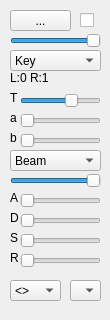
<?xml version="1.0" encoding="UTF-8"?>
<ui version="4.0">
 <class>Form</class>
 <widget class="QWidget" name="Form">
  <property name="geometry">
   <rect>
    <x>0</x>
    <y>0</y>
    <width>110</width>
    <height>320</height>
   </rect>
  </property>
  <property name="minimumSize">
   <size>
    <width>110</width>
    <height>320</height>
   </size>
  </property>
  <property name="windowTitle">
   <string>Form</string>
  </property>
  <widget class="QComboBox" name="cb_gen">
   <property name="geometry">
    <rect>
     <x>10</x>
     <y>50</y>
     <width>91</width>
     <height>21</height>
    </rect>
   </property>
   <item>
    <property name="text">
     <string>Key</string>
    </property>
   </item>
  </widget>
  <widget class="QComboBox" name="cb_voice">
   <property name="geometry">
    <rect>
     <x>10</x>
     <y>150</y>
     <width>91</width>
     <height>21</height>
    </rect>
   </property>
   <item>
    <property name="text">
     <string>Beam</string>
    </property>
   </item>
  </widget>
  <widget class="QComboBox" name="cb_map">
   <property name="geometry">
    <rect>
     <x>10</x>
     <y>280</y>
     <width>51</width>
     <height>21</height>
    </rect>
   </property>
   <property name="sizePolicy">
    <sizepolicy hsizetype="Preferred" vsizetype="Fixed">
     <horstretch>0</horstretch>
     <verstretch>0</verstretch>
    </sizepolicy>
   </property>
   <item>
    <property name="text">
     <string>&lt;&gt;</string>
    </property>
   </item>
   <item>
    <property name="text">
     <string>E E</string>
    </property>
   </item>
   <item>
    <property name="text">
     <string>E Ǝ</string>
    </property>
   </item>
   <item>
    <property name="text">
     <string>E  </string>
    </property>
   </item>
   <item>
    <property name="text">
     <string>   E</string>
    </property>
   </item>
  </widget>
  <widget class="QSlider" name="env_a">
   <property name="geometry">
    <rect>
     <x>20</x>
     <y>190</y>
     <width>81</width>
     <height>21</height>
    </rect>
   </property>
   <property name="maximum">
    <number>127</number>
   </property>
   <property name="orientation">
    <enum>Qt::Horizontal</enum>
   </property>
   <property name="invertedAppearance">
    <bool>false</bool>
   </property>
   <property name="invertedControls">
    <bool>false</bool>
   </property>
  </widget>
  <widget class="QSlider" name="env_d">
   <property name="geometry">
    <rect>
     <x>20</x>
     <y>210</y>
     <width>81</width>
     <height>21</height>
    </rect>
   </property>
   <property name="maximum">
    <number>127</number>
   </property>
   <property name="orientation">
    <enum>Qt::Horizontal</enum>
   </property>
  </widget>
  <widget class="QSlider" name="env_s">
   <property name="geometry">
    <rect>
     <x>20</x>
     <y>230</y>
     <width>81</width>
     <height>21</height>
    </rect>
   </property>
   <property name="maximum">
    <number>127</number>
   </property>
   <property name="orientation">
    <enum>Qt::Horizontal</enum>
   </property>
  </widget>
  <widget class="QSlider" name="env_r">
   <property name="geometry">
    <rect>
     <x>20</x>
     <y>250</y>
     <width>81</width>
     <height>21</height>
    </rect>
   </property>
   <property name="maximum">
    <number>127</number>
   </property>
   <property name="orientation">
    <enum>Qt::Horizontal</enum>
   </property>
  </widget>
  <widget class="QLabel" name="label">
   <property name="geometry">
    <rect>
     <x>10</x>
     <y>190</y>
     <width>16</width>
     <height>16</height>
    </rect>
   </property>
   <property name="text">
    <string>A</string>
   </property>
  </widget>
  <widget class="QLabel" name="label_2">
   <property name="geometry">
    <rect>
     <x>10</x>
     <y>210</y>
     <width>16</width>
     <height>16</height>
    </rect>
   </property>
   <property name="text">
    <string>D</string>
   </property>
  </widget>
  <widget class="QLabel" name="label_3">
   <property name="geometry">
    <rect>
     <x>10</x>
     <y>230</y>
     <width>16</width>
     <height>16</height>
    </rect>
   </property>
   <property name="text">
    <string>S</string>
   </property>
  </widget>
  <widget class="QLabel" name="label_4">
   <property name="geometry">
    <rect>
     <x>10</x>
     <y>250</y>
     <width>16</width>
     <height>16</height>
    </rect>
   </property>
   <property name="text">
    <string>R</string>
   </property>
  </widget>
  <widget class="QSlider" name="gen_p2">
   <property name="geometry">
    <rect>
     <x>20</x>
     <y>130</y>
     <width>81</width>
     <height>21</height>
    </rect>
   </property>
   <property name="maximum">
    <number>127</number>
   </property>
   <property name="orientation">
    <enum>Qt::Horizontal</enum>
   </property>
  </widget>
  <widget class="QLabel" name="label_5">
   <property name="geometry">
    <rect>
     <x>10</x>
     <y>110</y>
     <width>16</width>
     <height>16</height>
    </rect>
   </property>
   <property name="text">
    <string>a</string>
   </property>
  </widget>
  <widget class="QLabel" name="label_6">
   <property name="geometry">
    <rect>
     <x>10</x>
     <y>90</y>
     <width>16</width>
     <height>16</height>
    </rect>
   </property>
   <property name="text">
    <string>T</string>
   </property>
  </widget>
  <widget class="QSlider" name="timebase">
   <property name="geometry">
    <rect>
     <x>20</x>
     <y>90</y>
     <width>81</width>
     <height>21</height>
    </rect>
   </property>
   <property name="minimum">
    <number>-6</number>
   </property>
   <property name="maximum">
    <number>3</number>
   </property>
   <property name="orientation">
    <enum>Qt::Horizontal</enum>
   </property>
   <property name="invertedAppearance">
    <bool>false</bool>
   </property>
   <property name="invertedControls">
    <bool>false</bool>
   </property>
  </widget>
  <widget class="QLabel" name="gen_status">
   <property name="geometry">
    <rect>
     <x>10</x>
     <y>70</y>
     <width>91</width>
     <height>16</height>
    </rect>
   </property>
   <property name="text">
    <string>L:0 R:1</string>
   </property>
  </widget>
  <widget class="QToolButton" name="pb_active">
   <property name="geometry">
    <rect>
     <x>10</x>
     <y>10</y>
     <width>61</width>
     <height>21</height>
    </rect>
   </property>
   <property name="text">
    <string>...</string>
   </property>
   <property name="checkable">
    <bool>true</bool>
   </property>
  </widget>
  <widget class="QCheckBox" name="ck_sticky">
   <property name="geometry">
    <rect>
     <x>80</x>
     <y>10</y>
     <width>31</width>
     <height>21</height>
    </rect>
   </property>
   <property name="text">
    <string/>
   </property>
  </widget>
  <widget class="QComboBox" name="cb_color">
   <property name="geometry">
    <rect>
     <x>70</x>
     <y>280</y>
     <width>31</width>
     <height>21</height>
    </rect>
   </property>
   <property name="maxVisibleItems">
    <number>16</number>
   </property>
  </widget>
  <widget class="QSlider" name="gen_p">
   <property name="geometry">
    <rect>
     <x>20</x>
     <y>110</y>
     <width>81</width>
     <height>21</height>
    </rect>
   </property>
   <property name="maximum">
    <number>127</number>
   </property>
   <property name="orientation">
    <enum>Qt::Horizontal</enum>
   </property>
  </widget>
  <widget class="QLabel" name="label_7">
   <property name="geometry">
    <rect>
     <x>10</x>
     <y>130</y>
     <width>16</width>
     <height>16</height>
    </rect>
   </property>
   <property name="text">
    <string>b</string>
   </property>
  </widget>
  <widget class="QSlider" name="fader">
   <property name="geometry">
    <rect>
     <x>10</x>
     <y>30</y>
     <width>91</width>
     <height>21</height>
    </rect>
   </property>
   <property name="minimum">
    <number>0</number>
   </property>
   <property name="maximum">
    <number>127</number>
   </property>
   <property name="value">
    <number>127</number>
   </property>
   <property name="orientation">
    <enum>Qt::Horizontal</enum>
   </property>
   <property name="invertedAppearance">
    <bool>false</bool>
   </property>
   <property name="invertedControls">
    <bool>false</bool>
   </property>
  </widget>
  <widget class="QSlider" name="mult">
   <property name="geometry">
    <rect>
     <x>10</x>
     <y>170</y>
     <width>91</width>
     <height>21</height>
    </rect>
   </property>
   <property name="minimum">
    <number>1</number>
   </property>
   <property name="maximum">
    <number>10</number>
   </property>
   <property name="value">
    <number>10</number>
   </property>
   <property name="orientation">
    <enum>Qt::Horizontal</enum>
   </property>
   <property name="invertedAppearance">
    <bool>false</bool>
   </property>
   <property name="invertedControls">
    <bool>false</bool>
   </property>
  </widget>
 </widget>
 <resources/>
 <connections/>
</ui>
